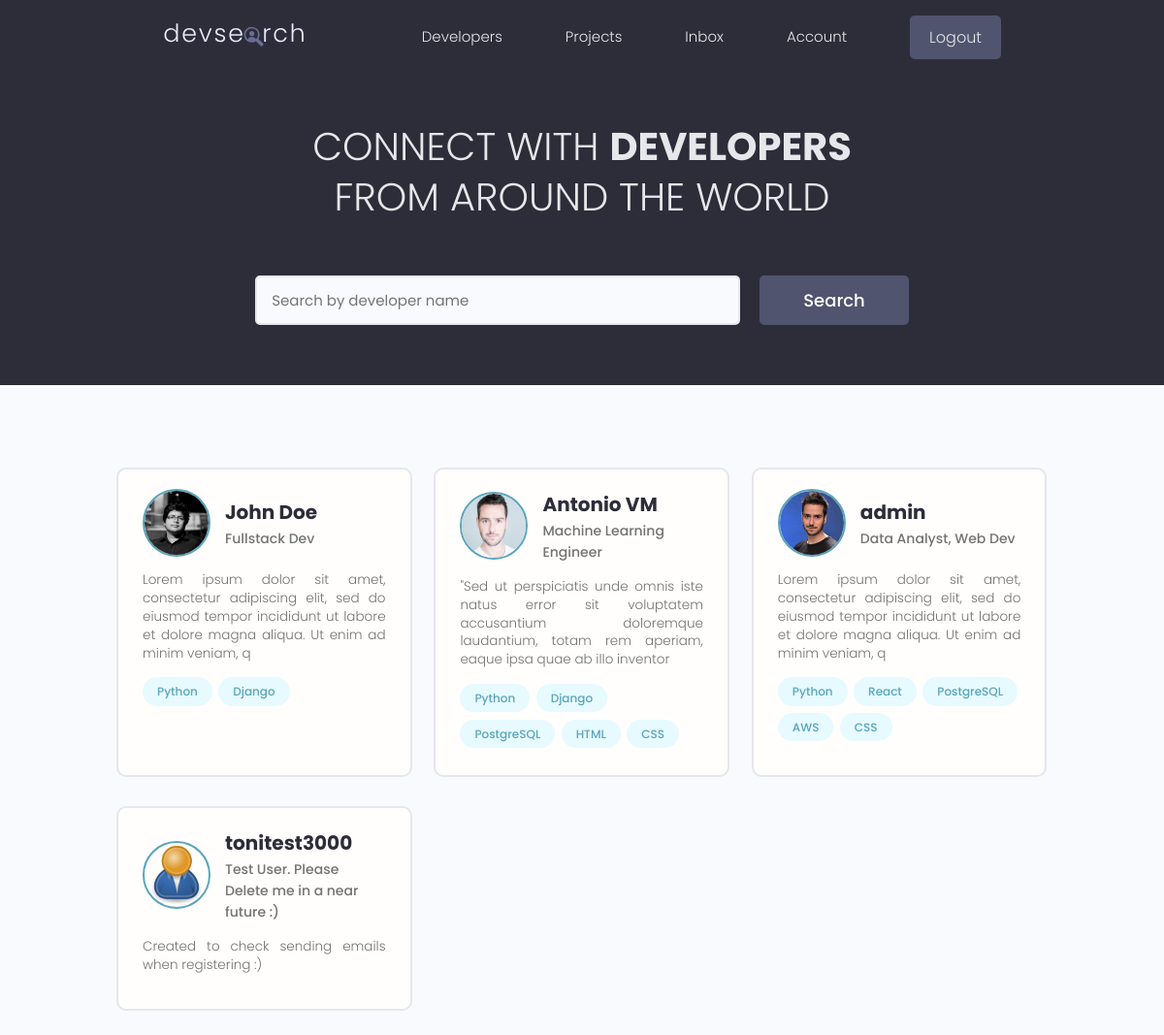
The app's page / (signed in) with its own data.
### users/models.py (models this page shows, shortened)
class Profile(models.Model):
    user = models.OneToOneField(
        User, on_delete=models.CASCADE, null=True, blank=True)
    name = models.CharField(max_length=200, null=True, blank=True)
    email = models.EmailField(max_length=500, blank=True, null=True)
    username = models.CharField(max_length=200, null=True, blank=True)
    location = models.CharField(max_length=200, null=True, blank=True)
    short_intro = models.CharField(max_length=200, blank=True, null=True)
    bio = models.TextField(blank=True, null=True)
    profile_image = models.ImageField(
        null=True, blank=True, upload_to='profiles/',
        default='profiles/user-default.png')
    social_github = models.CharField(max_length=200, null=True, blank=True)
    social_twitter = models.CharField(max_length=200, null=True, blank=True)
    social_linkedin = models.CharField(max_length=200, null=True, blank=True)
    social_youtube = models.CharField(max_length=200, null=True, blank=True)
    social_website = models.CharField(max_length=200, null=True, blank=True)
    created = models.DateTimeField(auto_now_add=True)
    id = models.UUIDField(default=uuid.uuid4,
                            unique=True,
                            primary_key=True,
                            editable=False)
    class Meta:
        ordering = ['created']
    @property
    def imageURL(self):
        try:
            url = self.profile_image.url
        except:
            url = ''
        return url

class Skill(models.Model):
    owner = models.ForeignKey(
        Profile, on_delete=models.CASCADE, null=True, blank=True)
    name = models.CharField(max_length=200, null=True, blank=True)
    description = models.TextField(null=True, blank=True)
    created = models.DateTimeField(auto_now_add=True)
    id = models.UUIDField(default=uuid.uuid4,
                            unique=True,
                            primary_key=True,
                            editable=False)
    def __str__(self):
        return str(self.name)

### users/views.py (the view)
# urls.py: path("", views.profiles, name="profiles"),
def profiles(request):
    profiles, search_query = searchProfiles(request)
    custom_range, profiles = paginateProfiles(request, profiles, 6)
    context = {'profiles': profiles, 'search_query': search_query,
                'custom_range': custom_range}
    return render(request, 'users/profiles.html', context)

### users/utils.py (called while the page is built)
def paginateProfiles(request, profiles, results):
    page = request.GET.get('page')
    paginator = Paginator(profiles, results)
    try:
        profiles = paginator.page(page)
    except PageNotAnInteger:
        page = 1
        profiles = paginator.page(page)
    except EmptyPage:
        page = paginator.num_pages
        profiles = paginator.page(page)
    leftIndex = (int(page) - 3)
    if leftIndex < 1:
        leftIndex = 1
    rightIndex = (int(page) + 3)
    if rightIndex > paginator.num_pages:
        rightIndex = paginator.num_pages + 1
    custom_range = range(leftIndex, rightIndex)
    return custom_range, profiles

def searchProfiles(request):
    search_query = ''
    if request.GET.get('search_query'):
        search_query = request.GET.get('search_query')
    skills = Skill.objects.filter(name__icontains=search_query)
    profiles = Profile.objects.distinct().filter(
        Q(name__icontains=search_query) |
        Q(short_intro__icontains=search_query) |
        Q(skill__in=skills)
        )
    return profiles, search_query

### users/templates/users/profiles.html (shortened to what this page needs)
{% extends 'main.html' %}
{% block content %}
<main class="home">
	<section class="hero-section text-center">
		<div class="container container--narrow">
			<div class="hero-section__box">
				<h2>CONNECT WITH <span>DEVELOPERS</span></h2>
				<h2>FROM AROUND THE WORLD</h2>
			</div>
			<div class="hero-section__search">
				<form id="searchForm" class="form" action="{% url 'profiles' %}" method="get">
					<div class="form__field">
						<input class="input input--text" id="formInput#search" type="text" name="search_query"
						value="{{search_query}}" placeholder="Search by developer name" />
					</div>
					<input class="btn btn--sub btn--lg" type="submit" value="Search" />
				</form>
			</div>
		</div>
	</section>
	<section class="devlist">
		<div class="container">
			<div class="grid grid--three">
				{% for profile in profiles %}
				<div class="column card">
						<div class="dev">
								<a href="{% url 'user-profile' profile.id %}" class="card__body">
										<div class="dev__profile">
												<img class="avatar avatar--md" src="{{ profile.imageURL }}" alt="image" />
												<div class="dev__meta">
														<h3>{{profile.name}}</h3>
														<h5>{{profile.short_intro|slice:"60"}}</h5>
												</div>
										</div>
										<p class="dev__info">{{profile.bio|slice:"150"}}</p>
										<div class="dev__skills">
												{% for skill in profile.skill_set.all|slice:"5" %}
												<span class="tag tag--pill tag--main">
														<small>{{skill}}</small>
												</span>
												{% endfor %}
										</div>
								</a>
						</div>
				</div>
				{% endfor %}
		</div>
	</section>
</main>
{% endblock content %}

### static/styles/app.css (style rules this page uses)
:root { --color-sub: #2d2d39; }
.btn--sub { background-color: var(--color-sub-light); }
.card { border: 2px solid var(--color-light); }
img { width: 100%; }
.hero-section { height: 40vh; display: flex; align-items: center; background-color: var(--color-sub); }
.hero-section__box { margin-bottom: 4rem; }
.hero-section__box > h2, .hero-section__box > h2 > span { font-size: 4rem; color: var(--color-light); line-height: 1.3; text-transform: uppercase; }
.hero-section__box > h2 { font-weight: 300; }
.hero-section__box > h2 > span { font-weight: 700; }
.hero-section__search > .form { display: flex; align-items: center; justify-content: center; gap: 2rem; }
.hero-section__search > .form input.input--text { width: 50rem; }
.devlist { margin-top: 8rem; }
.devlist .grid { align-items: stretch; }
.devlist .dev .dev__profile { display: flex; align-items: center; gap: 1.5rem; }
.devlist .dev .dev__meta h3 { color: var(--color-sub); font-size: 2rem; font-weight: 700; }
.devlist .dev .dev__meta h5 { color: var(--color-text); font-size: 1.4rem; font-weight: 500; }
.devlist .dev .dev__info { margin: 1.5rem 0; font-size: 1.35rem; line-height: 1.4; text-align: justify; }

### static/uikit/styles/modules/_variables.css (style rules this page uses)
:root { --color-main: #5aa5b9; --color-main-light: #e6faff; --color-sub: #3f4156; --color-sub-light: #51546e; --color-sub-lighter: #ededfd; --color-text: #737373; --color-gray: #8b8b8b; --color-light: #e5e7eb; --color-light-gray: #767676; --color-bg: #f8fafd; --color-white: #fffefd; --color-white-light: #f3f3f3; --color-success: #359e64; --color-success-bg: #def8e8; --color-error: #fc4b0b; --color-error-bg: #fff2ee; --font-base: 'Poppins', arial, helvetica, 'Segoe UI', roboto, ubuntu, sans-serif; --font-monospace: 'Fira Code', 'Courier New', courier, monospace; --font-regular: 300; --font-medium: 500; --font-bold: 700; --generic-shadow: 1px 1px 5px #00000010; --generic-transition: all 0.3s ease-in-out; }

### static/uikit/styles/modules/_base.css (style rules this page uses)
* { margin: 0; padding: 0; box-sizing: border-box; text-rendering: optimizeLegibility; color: inherit; font-size: inherit; }
html { font-size: 50%; }
@media only screen and (min-width: 480px) { html { font-size: 56.25%; } }
@media only screen and (min-width: 1200px) { html { font-size: 62.5%; } }
body { line-height: 1.6; font-weight: 400; font-size: 1.5rem; color: var(--color-text); background-color: var(--color-bg); min-height: 100vh; }

### static/uikit/styles/modules/_typography.css (style rules this page uses)
* { font-family: var(--font-base); }
h2 { font-size: 3.6rem; font-weight: var(--font-bold); }
h3 { font-size: 3.2rem; font-weight: var(--font-medium); }
h5 { font-size: 2.4rem; font-weight: var(--font-medium); }
h5, h6 { font-weight: var(--font-regular); }
p, span, strong { font-size: 1.6rem; color: var(--color-text); font-weight: var(--font-regular); }
a { padding-bottom: 2px; text-decoration: none; display: inline-block; color: var(--color-main); font-weight: var(--font-medium); }

### static/uikit/styles/modules/_utilities.css (style rules this page uses)
.container { width: 92%; max-width: 165rem; margin: 0 auto; box-sizing: border-box; }
.container--narrow { width: 92%; max-width: 120rem; }
@media screen and (min-width: 1000px) { .container { width: 90%; } }
@media screen and (min-width: 1000px) { .container--narrow { width: 85%; } }
@media screen and (min-width: 1200px) { .container { width: 80%; } }
@media screen and (min-width: 1200px) { .container--narrow { width: 72%; } }
.text-center { text-align: center; }

### static/uikit/styles/modules/_avatar.css (style rules this page uses)
.avatar { border-radius: 50%; border: 2px solid var(--color-main); object-fit: cover; }
.avatar--md { height: 7rem; width: 7rem; }

### static/uikit/styles/modules/_button.css (style rules this page uses)
.btn { display: inline-block; position: relative; cursor: pointer; background-color: var(--color-light); font-weight: var(--font-medium); color: var(--color-sub); text-decoration: none; padding: 1rem 2rem; border-radius: 0.5rem; border: none; width: -webkit-fit-content; width: -moz-fit-content; width: fit-content; height: -webkit-fit-content; height: -moz-fit-content; height: fit-content; font-size: 1.6rem; outline-width: 0; outline-color: transparent; -webkit-backface-visibility: hidden; backface-visibility: hidden; transition: all 0.3s ease-in-out; }
.btn--sub { background-color: var(--color-sub); color: var(--color-white); }
.btn--lg { font-size: 1.8rem; padding: 1.2rem 4.5rem; }

### static/uikit/styles/modules/_card.css (style rules this page uses)
.card { border-radius: 1rem; background-color: var(--color-white); border: 1.5px solid var(--color-light); width: auto; height: auto; margin-top: 0.5rem; margin-bottom: 0.5rem; overflow: hidden; }
.card__body, .card__header { padding: 2rem 2.5rem; }

### records on screen
Profile: imageURL (picture), name "John Doe", short_intro "Fullstack Dev", bio "Lorem ipsum dolor sit amet, consectetur adipiscing elit, sed do eiusmod tempor incididunt ut labore et dolore magna aliqua. Ut enim ad minim veniam, q"
Skill: name "Python"
Skill: name "Django"
Profile: imageURL (picture), name "Antonio VM", short_intro "Machine Learning Engineer", bio "\"Sed ut perspiciatis unde omnis iste natus error sit voluptatem accusantium doloremque laudantium, totam rem aperiam, eaque ipsa quae ab illo inventor"
Skill: name "Python"
Skill: name "Django"
Skill: name "PostgreSQL"
Skill: name "HTML"
Skill: name "CSS"
Profile: imageURL (picture), name "admin", short_intro "Data Analyst, Web Dev", bio "Lorem ipsum dolor sit amet, consectetur adipiscing elit, sed do eiusmod tempor incididunt ut labore et dolore magna aliqua. Ut enim ad minim veniam, q"
Skill: name "Python"
Skill: name "React"
Skill: name "PostgreSQL"
Skill: name "AWS"
Skill: name "CSS"
Profile: imageURL (placeholder picture), name "tonitest3000", short_intro "Test User. Please Delete me in a near future :)", bio "Created to check sending emails when registering :)"
